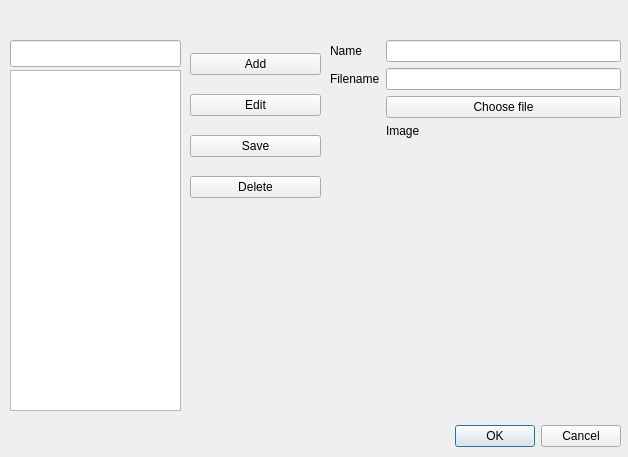
<?xml version="1.0" encoding="UTF-8"?>
<ui version="4.0">
 <class>NewTileModuleDlg</class>
 <widget class="QDialog" name="NewTileModuleDlg">
  <property name="geometry">
   <rect>
    <x>0</x>
    <y>0</y>
    <width>628</width>
    <height>457</height>
   </rect>
  </property>
  <property name="windowTitle">
   <string>NewTileModuleDlg</string>
  </property>
  <widget class="QDialogButtonBox" name="buttonBox">
   <property name="geometry">
    <rect>
     <x>330</x>
     <y>420</y>
     <width>291</width>
     <height>32</height>
    </rect>
   </property>
   <property name="orientation">
    <enum>Qt::Horizontal</enum>
   </property>
   <property name="standardButtons">
    <set>QDialogButtonBox::Cancel|QDialogButtonBox::Ok</set>
   </property>
  </widget>
  <widget class="QListView" name="TileListView">
   <property name="geometry">
    <rect>
     <x>10</x>
     <y>70</y>
     <width>171</width>
     <height>341</height>
    </rect>
   </property>
  </widget>
  <widget class="QLineEdit" name="TMLe">
   <property name="geometry">
    <rect>
     <x>10</x>
     <y>40</y>
     <width>171</width>
     <height>27</height>
    </rect>
   </property>
   <property name="readOnly">
    <bool>true</bool>
   </property>
  </widget>
  <widget class="QWidget" name="verticalLayoutWidget">
   <property name="geometry">
    <rect>
     <x>190</x>
     <y>40</y>
     <width>131</width>
     <height>171</height>
    </rect>
   </property>
   <layout class="QVBoxLayout" name="verticalLayout">
    <item>
     <widget class="QPushButton" name="AddTMButton">
      <property name="text">
       <string>Add</string>
      </property>
     </widget>
    </item>
    <item>
     <widget class="QPushButton" name="EditTMButton">
      <property name="text">
       <string>Edit</string>
      </property>
     </widget>
    </item>
    <item>
     <widget class="QPushButton" name="SaveTMButton">
      <property name="text">
       <string>Save</string>
      </property>
     </widget>
    </item>
    <item>
     <widget class="QPushButton" name="DeleteTMButton">
      <property name="text">
       <string>Delete</string>
      </property>
     </widget>
    </item>
   </layout>
  </widget>
  <widget class="QWidget" name="formLayoutWidget">
   <property name="geometry">
    <rect>
     <x>330</x>
     <y>40</y>
     <width>291</width>
     <height>371</height>
    </rect>
   </property>
   <layout class="QFormLayout" name="formLayout">
    <item row="0" column="0">
     <widget class="QLabel" name="label">
      <property name="text">
       <string>Name</string>
      </property>
     </widget>
    </item>
    <item row="1" column="0">
     <widget class="QLabel" name="label_2">
      <property name="text">
       <string>Filename</string>
      </property>
     </widget>
    </item>
    <item row="2" column="1">
     <widget class="QPushButton" name="ChooseTMButton">
      <property name="text">
       <string>Choose file</string>
      </property>
     </widget>
    </item>
    <item row="3" column="1">
     <widget class="QLabel" name="ImageLb">
      <property name="text">
       <string>Image</string>
      </property>
     </widget>
    </item>
    <item row="0" column="1">
     <widget class="QLineEdit" name="NameLe"/>
    </item>
    <item row="1" column="1">
     <widget class="QLineEdit" name="FileLe"/>
    </item>
   </layout>
  </widget>
 </widget>
 <resources/>
 <connections>
  <connection>
   <sender>buttonBox</sender>
   <signal>accepted()</signal>
   <receiver>NewTileModuleDlg</receiver>
   <slot>accept()</slot>
   <hints>
    <hint type="sourcelabel">
     <x>248</x>
     <y>254</y>
    </hint>
    <hint type="destinationlabel">
     <x>157</x>
     <y>274</y>
    </hint>
   </hints>
  </connection>
  <connection>
   <sender>buttonBox</sender>
   <signal>rejected()</signal>
   <receiver>NewTileModuleDlg</receiver>
   <slot>reject()</slot>
   <hints>
    <hint type="sourcelabel">
     <x>316</x>
     <y>260</y>
    </hint>
    <hint type="destinationlabel">
     <x>286</x>
     <y>274</y>
    </hint>
   </hints>
  </connection>
 </connections>
</ui>
